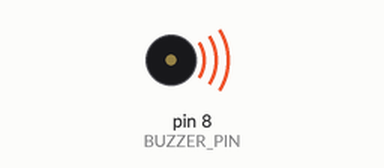
Recording of a sketch running on a simulated Arduino Uno, built with avr-gcc and run on an emulated ATmega328P. Shown: buzzer (waves = sounding).

Above: at 0.2 s.
Timing chart, 0 to 3.0 s (numbered marks = the images above):
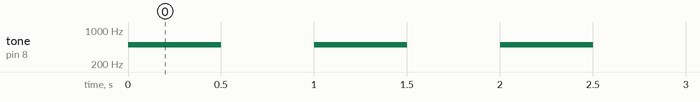

The sketch:

sketch_for_test_Buzzer.ino
```cpp
const int BUZZER_PIN = 8;

void setup() {
  pinMode(BUZZER_PIN, OUTPUT);
}

void loop() {
  // สร้างเสียงความถี่ 1000 Hz นาน 500 ms
  tone(BUZZER_PIN, 500, 500);

  // เว้นช่วงก่อนส่งเสียงรอบถัดไป
  delay(1000);
}
```

Measured:
- by itself, tone on pin 8 (BUZZER_PIN): alternates 500 Hz for 0.50 s and silent for 0.50 s
